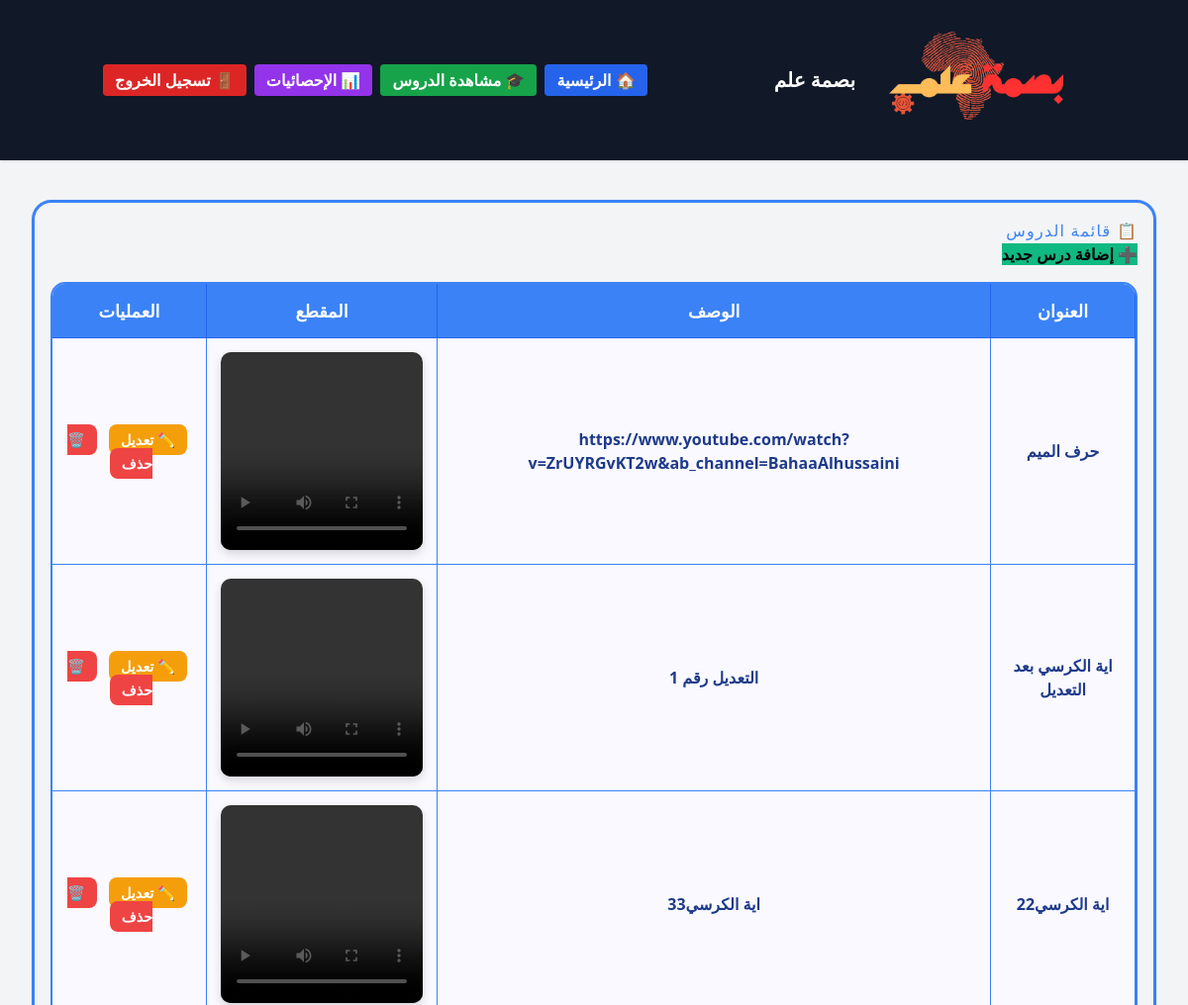
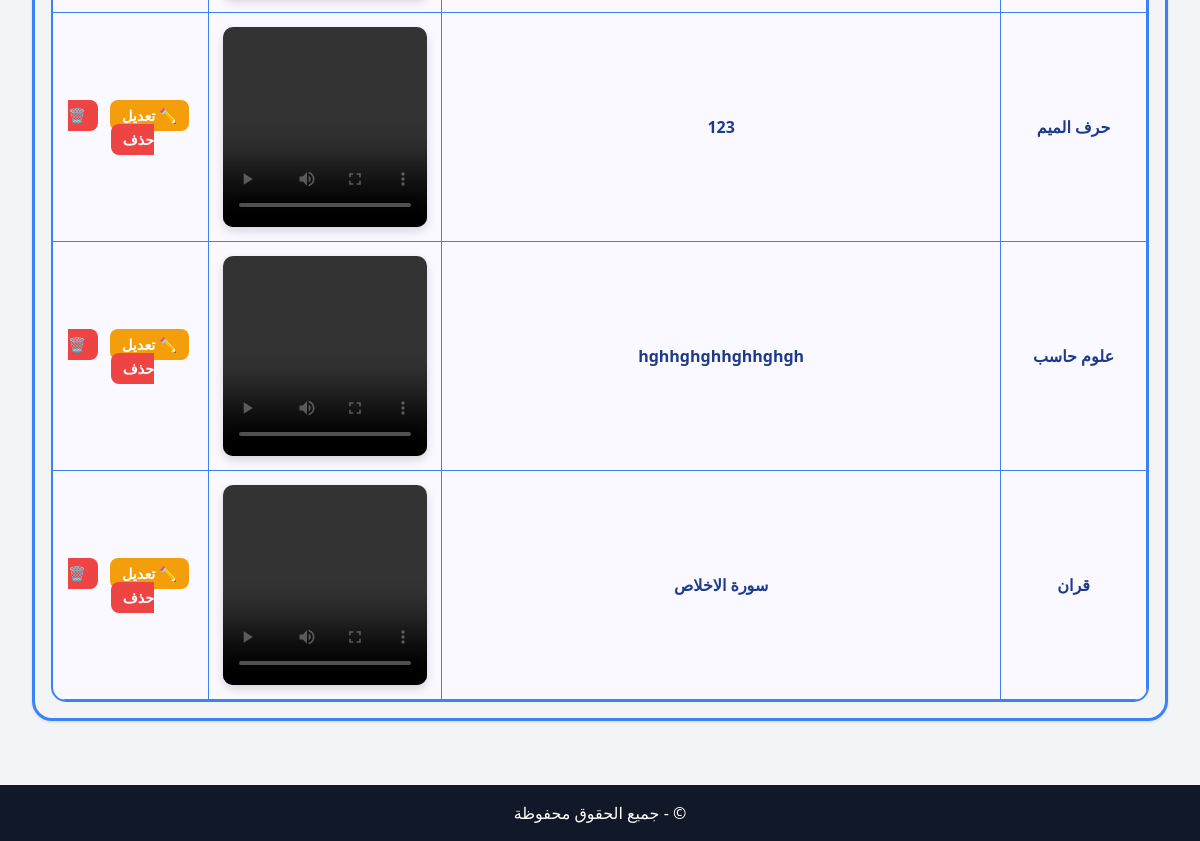
Page /videos/lessons/ (signed in) on the committed database (2 pictures, top to bottom).
### videos/models.py (models this page shows, shortened)
class Lesson(models.Model):
    title = models.CharField(max_length=200)
    description = models.TextField()
    video_file = models.FileField(upload_to='videos/', blank=True, null=True)
    section = models.ForeignKey(Section, on_delete=models.CASCADE)  # 🆕 ربط الدرس بالقسم
    external_link = models.URLField(blank=True, null=True)
    created_at = models.DateTimeField(auto_now_add=True)
    order = models.IntegerField(default=0)
    class Meta:
        ordering = ['order']

### videos/views.py (the view)
# urls.py: path('lessons/', views.lesson_list, name='lesson_list'),
@login_required
def lesson_list(request):
    lessons = Lesson.objects.all().order_by('order')
    return render(request, 'videos/lesson_list.html', {'lessons': lessons})

### videos/templates/videos/lesson_list.html (shortened to what this page needs)
{% extends 'base.html' %}
{% block content %}
<div class="card shadow p-4">
  <div class="d-flex justify-content-between align-items-center mb-4">
    <h2>📋 قائمة الدروس</h2>
    <a href="{% url 'lesson_create' %}" class="btn btn-success btn-lg">➕ إضافة درس جديد</a>
  </div>
  {% if lessons %}
    <div class="table-responsive">
      <table class="table text-center" dir="rtl">
        <thead>
          <tr>
            <th>العنوان</th>
            <th>الوصف</th>
            <th>المقطع</th>
            <th>العمليات</th>
          </tr>
        </thead>
        <tbody>
          {% for lesson in lessons %}
          <tr>
            <td>{{ lesson.title }}</td>
            <td>{{ lesson.description }}</td>
            <td>
              {% if lesson.video_file %}
                <video class="video-preview" controls>
                  <source src="{{ lesson.video_file.url }}" type="video/mp4">
                </video>
              {% else %}
                <span class="no-video">لا يوجد فيديو</span>
              {% endif %}
            </td>
            <td class="operations">
              <a href="{% url 'lesson_edit' lesson.id %}" class="btn btn-sm btn-warning">✏️ تعديل</a>
              <a href="{% url 'lesson_delete' lesson.id %}" class="btn btn-sm btn-danger">🗑️ حذف</a>
            </td>
          </tr>
          {% endfor %}
        </tbody>
      </table>
    </div>
  {% else %}
    <p class="alert alert-warning text-center mt-4">لا توجد دروس حالياً.</p>
  {% endif %}
</div>
{% endblock %}

### videos/templates/videos/lesson_list.html (style rules this page uses)
.card { border-radius: 20px; border: 3px solid #3B82F6; box-shadow: 0 8px 20px rgba(59, 130, 246, 0.4); margin-top: 40px; }
h2 { color: #3B82F6; font-weight: 900; letter-spacing: 1.2px; font-size: 28px; margin-bottom: 20px; }
.table { border-collapse: separate; border-spacing: 0; border: 2px solid #3B82F6; border-radius: 15px; overflow: hidden; background-color: #f9f9ff; }
thead th { background-color: #3B82F6; color: white; font-weight: bold; font-size: 1.1rem; padding: 14px; border-right: 1px solid #2563eb; border-bottom: 1px solid #2563eb; }
tbody td { padding: 14px; vertical-align: middle; font-size: 1rem; font-weight: 600; color: #1e3a8a; border-right: 1px solid #3B82F6; border-bottom: 1px solid #3B82F6; }
.video-preview { width: 320px; height: 200px; object-fit: cover; border-radius: 10px; box-shadow: 0 4px 10px rgba(0, 0, 0, 0.15); }
.btn-sm { font-size: 0.9rem; padding: 6px 12px; border-radius: 8px; font-weight: bold; }
.btn-success { font-weight: bold; background-color: #10b981; border: none; }
.btn-warning { background-color: #f59e0b; border: none; color: white; }
.btn-danger { background-color: #ef4444; border: none; color: white; }
.operations a { margin: 0 4px; }

### rows in the picture
Lesson: title "حرف الميم", description "https://www.youtube.com/watch?v=ZrUYRGvKT2w&ab_channel=BahaaAlhussaini"
Lesson: title "اية الكرسي بعد التعديل", description "التعديل رقم 1"
Lesson: title "اية الكرسي22", description "اية الكرسي33"
Lesson: title "حرف الميم", description "123"
Lesson: title "علوم حاسب", description "hghhghghhghhghgh"
Lesson: title "قران", description "سورة الاخلاص"
